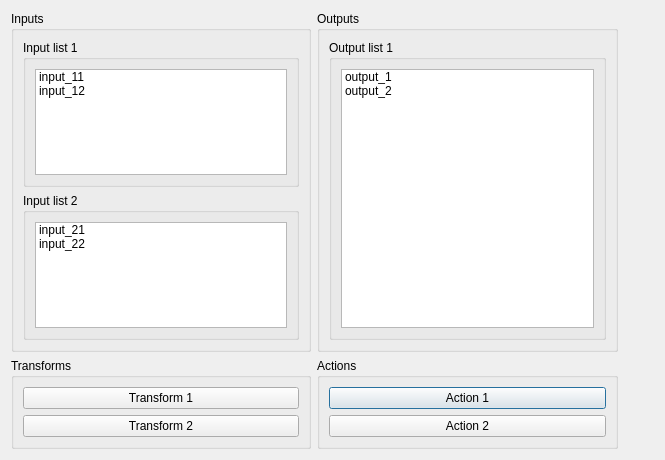
<?xml version="1.0" encoding="UTF-8"?>
<ui version="4.0">
 <class>Dialog</class>
 <widget class="QDialog" name="Dialog">
  <property name="geometry">
   <rect>
    <x>0</x>
    <y>0</y>
    <width>665</width>
    <height>460</height>
   </rect>
  </property>
  <property name="windowTitle">
   <string>Dialog</string>
  </property>
  <layout class="QGridLayout" name="gridLayout_3">
   <item row="0" column="2">
    <widget class="QGroupBox" name="groupBoxOutputs">
     <property name="title">
      <string>Outputs</string>
     </property>
     <layout class="QGridLayout" name="gridLayout_5">
      <item row="0" column="0">
       <widget class="QGroupBox" name="groupBoxOutputElement_1">
        <property name="title">
         <string>Output list 1</string>
        </property>
        <layout class="QGridLayout" name="gridLayout_9">
         <item row="0" column="0">
          <widget class="QListWidget" name="listWidgetOutputIElement_1">
           <item>
            <property name="text">
             <string>output_1</string>
            </property>
           </item>
           <item>
            <property name="text">
             <string>output_2</string>
            </property>
           </item>
          </widget>
         </item>
        </layout>
       </widget>
      </item>
     </layout>
    </widget>
   </item>
   <item row="1" column="2">
    <widget class="QGroupBox" name="groupBoxActions">
     <property name="title">
      <string>Actions</string>
     </property>
     <layout class="QGridLayout" name="gridLayout_6">
      <item row="0" column="0">
       <widget class="QPushButton" name="pushButtonActionElement_1">
        <property name="text">
         <string>Action 1</string>
        </property>
       </widget>
      </item>
      <item row="1" column="0">
       <widget class="QPushButton" name="pushButtonActionElement_2">
        <property name="text">
         <string>Action 2</string>
        </property>
       </widget>
      </item>
     </layout>
    </widget>
   </item>
   <item row="1" column="0">
    <widget class="QGroupBox" name="groupBoxTransforms">
     <property name="title">
      <string>Transforms</string>
     </property>
     <layout class="QGridLayout" name="gridLayout_4">
      <item row="0" column="0">
       <widget class="QPushButton" name="pushButtonTransformElement_1">
        <property name="text">
         <string>Transform 1</string>
        </property>
       </widget>
      </item>
      <item row="1" column="0">
       <widget class="QPushButton" name="pushButtonTransformElement_2">
        <property name="text">
         <string>Transform 2</string>
        </property>
       </widget>
      </item>
     </layout>
    </widget>
   </item>
   <item row="0" column="0">
    <widget class="QGroupBox" name="groupBoxInputs">
     <property name="title">
      <string>Inputs</string>
     </property>
     <layout class="QGridLayout" name="gridLayout_2">
      <item row="0" column="0">
       <widget class="QGroupBox" name="groupBoxInputElement_1">
        <property name="title">
         <string>Input list 1</string>
        </property>
        <layout class="QGridLayout" name="gridLayout_7">
         <item row="0" column="0">
          <widget class="QListWidget" name="listWidgetInputElement_1">
           <item>
            <property name="text">
             <string>input_11</string>
            </property>
           </item>
           <item>
            <property name="text">
             <string>input_12</string>
            </property>
           </item>
          </widget>
         </item>
        </layout>
       </widget>
      </item>
      <item row="1" column="0">
       <widget class="QGroupBox" name="groupBoxInputElement_2">
        <property name="title">
         <string>Input list 2</string>
        </property>
        <layout class="QGridLayout" name="gridLayout_8">
         <item row="0" column="0">
          <widget class="QListWidget" name="listWidgetInputElement_2">
           <item>
            <property name="text">
             <string>input_21</string>
            </property>
           </item>
           <item>
            <property name="text">
             <string>input_22</string>
            </property>
           </item>
          </widget>
         </item>
        </layout>
       </widget>
      </item>
     </layout>
    </widget>
   </item>
   <item row="2" column="0">
    <spacer name="verticalSpacerBottom">
     <property name="orientation">
      <enum>Qt::Vertical</enum>
     </property>
     <property name="sizeHint" stdset="0">
      <size>
       <width>20</width>
       <height>40</height>
      </size>
     </property>
    </spacer>
   </item>
   <item row="0" column="3">
    <spacer name="horizontalSpacerRight">
     <property name="orientation">
      <enum>Qt::Horizontal</enum>
     </property>
     <property name="sizeHint" stdset="0">
      <size>
       <width>40</width>
       <height>20</height>
      </size>
     </property>
    </spacer>
   </item>
  </layout>
 </widget>
 <resources/>
 <connections/>
</ui>
